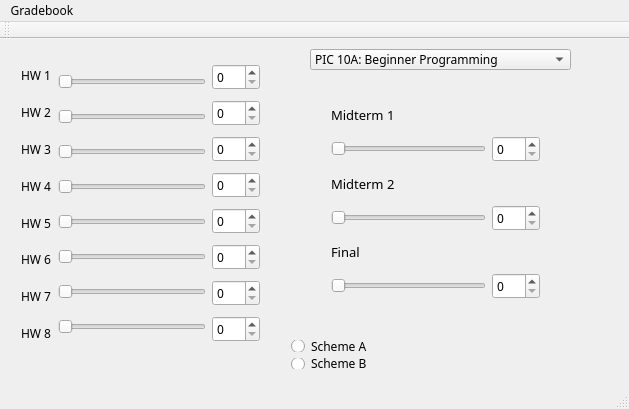
<?xml version="1.0" encoding="UTF-8"?>
<ui version="4.0">
 <class>MainWindow</class>
 <widget class="QMainWindow" name="MainWindow">
  <property name="geometry">
   <rect>
    <x>0</x>
    <y>0</y>
    <width>629</width>
    <height>409</height>
   </rect>
  </property>
  <property name="font">
   <font>
    <family>PT Mono</family>
   </font>
  </property>
  <property name="windowTitle">
   <string>MainWindow</string>
  </property>
  <widget class="QWidget" name="centralWidget">
   <widget class="QComboBox" name="comboBox">
    <property name="geometry">
     <rect>
      <x>310</x>
      <y>10</y>
      <width>261</width>
      <height>21</height>
     </rect>
    </property>
    <item>
     <property name="text">
      <string>PIC 10A: Beginner Programming</string>
     </property>
    </item>
    <item>
     <property name="text">
      <string>PIC 10B: Intermediate Programming</string>
     </property>
    </item>
    <item>
     <property name="text">
      <string>PIC 10C: Advanced Programming</string>
     </property>
    </item>
   </widget>
   <widget class="QWidget" name="">
    <property name="geometry">
     <rect>
      <x>10</x>
      <y>10</y>
      <width>261</width>
      <height>311</height>
     </rect>
    </property>
    <layout class="QHBoxLayout" name="horizontalLayout">
     <item>
      <layout class="QVBoxLayout" name="verticalLayout_3">
       <item>
        <widget class="QLabel" name="label">
         <property name="text">
          <string>HW 1</string>
         </property>
        </widget>
       </item>
       <item>
        <widget class="QLabel" name="label_2">
         <property name="text">
          <string>HW 2</string>
         </property>
        </widget>
       </item>
       <item>
        <widget class="QLabel" name="label_3">
         <property name="text">
          <string>HW 3</string>
         </property>
        </widget>
       </item>
       <item>
        <widget class="QLabel" name="label_4">
         <property name="text">
          <string>HW 4</string>
         </property>
        </widget>
       </item>
       <item>
        <widget class="QLabel" name="label_5">
         <property name="text">
          <string>HW 5</string>
         </property>
        </widget>
       </item>
       <item>
        <widget class="QLabel" name="label_6">
         <property name="text">
          <string>HW 6</string>
         </property>
        </widget>
       </item>
       <item>
        <widget class="QLabel" name="label_7">
         <property name="text">
          <string>HW 7</string>
         </property>
        </widget>
       </item>
       <item>
        <widget class="QLabel" name="label_8">
         <property name="text">
          <string>HW 8</string>
         </property>
        </widget>
       </item>
      </layout>
     </item>
     <item>
      <layout class="QVBoxLayout" name="verticalLayout_2">
       <item>
        <widget class="QSlider" name="horizontalSlider">
         <property name="maximum">
          <number>100</number>
         </property>
         <property name="orientation">
          <enum>Qt::Horizontal</enum>
         </property>
        </widget>
       </item>
       <item>
        <widget class="QSlider" name="horizontalSlider_2">
         <property name="maximum">
          <number>100</number>
         </property>
         <property name="orientation">
          <enum>Qt::Horizontal</enum>
         </property>
        </widget>
       </item>
       <item>
        <widget class="QSlider" name="horizontalSlider_3">
         <property name="maximum">
          <number>100</number>
         </property>
         <property name="orientation">
          <enum>Qt::Horizontal</enum>
         </property>
        </widget>
       </item>
       <item>
        <widget class="QSlider" name="horizontalSlider_4">
         <property name="maximum">
          <number>100</number>
         </property>
         <property name="orientation">
          <enum>Qt::Horizontal</enum>
         </property>
        </widget>
       </item>
       <item>
        <widget class="QSlider" name="horizontalSlider_5">
         <property name="maximum">
          <number>100</number>
         </property>
         <property name="orientation">
          <enum>Qt::Horizontal</enum>
         </property>
        </widget>
       </item>
       <item>
        <widget class="QSlider" name="horizontalSlider_6">
         <property name="maximum">
          <number>100</number>
         </property>
         <property name="orientation">
          <enum>Qt::Horizontal</enum>
         </property>
        </widget>
       </item>
       <item>
        <widget class="QSlider" name="horizontalSlider_7">
         <property name="maximum">
          <number>100</number>
         </property>
         <property name="orientation">
          <enum>Qt::Horizontal</enum>
         </property>
        </widget>
       </item>
       <item>
        <widget class="QSlider" name="horizontalSlider_8">
         <property name="maximum">
          <number>100</number>
         </property>
         <property name="orientation">
          <enum>Qt::Horizontal</enum>
         </property>
        </widget>
       </item>
      </layout>
     </item>
     <item>
      <layout class="QVBoxLayout" name="verticalLayout">
       <item>
        <widget class="QSpinBox" name="spinBox">
         <property name="maximum">
          <number>100</number>
         </property>
        </widget>
       </item>
       <item>
        <widget class="QSpinBox" name="spinBox_2">
         <property name="maximum">
          <number>100</number>
         </property>
        </widget>
       </item>
       <item>
        <widget class="QSpinBox" name="spinBox_3">
         <property name="maximum">
          <number>100</number>
         </property>
        </widget>
       </item>
       <item>
        <widget class="QSpinBox" name="spinBox_4">
         <property name="maximum">
          <number>100</number>
         </property>
        </widget>
       </item>
       <item>
        <widget class="QSpinBox" name="spinBox_5">
         <property name="maximum">
          <number>100</number>
         </property>
        </widget>
       </item>
       <item>
        <widget class="QSpinBox" name="spinBox_6">
         <property name="maximum">
          <number>100</number>
         </property>
        </widget>
       </item>
       <item>
        <widget class="QSpinBox" name="spinBox_7">
         <property name="maximum">
          <number>100</number>
         </property>
        </widget>
       </item>
       <item>
        <widget class="QSpinBox" name="spinBox_8">
         <property name="maximum">
          <number>100</number>
         </property>
        </widget>
       </item>
      </layout>
     </item>
    </layout>
   </widget>
   <widget class="QWidget" name="">
    <property name="geometry">
     <rect>
      <x>320</x>
      <y>50</y>
      <width>231</width>
      <height>221</height>
     </rect>
    </property>
    <layout class="QVBoxLayout" name="verticalLayout_4">
     <item>
      <widget class="QLabel" name="label_9">
       <property name="font">
        <font>
         <pointsize>10</pointsize>
        </font>
       </property>
       <property name="text">
        <string>Midterm 1</string>
       </property>
      </widget>
     </item>
     <item>
      <layout class="QHBoxLayout" name="horizontalLayout_2">
       <item>
        <widget class="QSlider" name="horizontalSlider_9">
         <property name="maximum">
          <number>100</number>
         </property>
         <property name="orientation">
          <enum>Qt::Horizontal</enum>
         </property>
        </widget>
       </item>
       <item>
        <widget class="QSpinBox" name="spinBox_9">
         <property name="maximum">
          <number>100</number>
         </property>
        </widget>
       </item>
      </layout>
     </item>
     <item>
      <widget class="QLabel" name="label_10">
       <property name="font">
        <font>
         <pointsize>10</pointsize>
        </font>
       </property>
       <property name="text">
        <string>Midterm 2</string>
       </property>
      </widget>
     </item>
     <item>
      <layout class="QHBoxLayout" name="horizontalLayout_3">
       <item>
        <widget class="QSlider" name="horizontalSlider_10">
         <property name="maximum">
          <number>100</number>
         </property>
         <property name="orientation">
          <enum>Qt::Horizontal</enum>
         </property>
        </widget>
       </item>
       <item>
        <widget class="QSpinBox" name="spinBox_10">
         <property name="maximum">
          <number>100</number>
         </property>
        </widget>
       </item>
      </layout>
     </item>
     <item>
      <widget class="QLabel" name="label_11">
       <property name="font">
        <font>
         <pointsize>10</pointsize>
        </font>
       </property>
       <property name="text">
        <string>Final</string>
       </property>
      </widget>
     </item>
     <item>
      <layout class="QHBoxLayout" name="horizontalLayout_4">
       <item>
        <widget class="QSlider" name="horizontalSlider_11">
         <property name="maximum">
          <number>100</number>
         </property>
         <property name="orientation">
          <enum>Qt::Horizontal</enum>
         </property>
        </widget>
       </item>
       <item>
        <widget class="QSpinBox" name="spinBox_11">
         <property name="maximum">
          <number>100</number>
         </property>
        </widget>
       </item>
      </layout>
     </item>
    </layout>
   </widget>
   <widget class="QWidget" name="">
    <property name="geometry">
     <rect>
      <x>280</x>
      <y>290</y>
      <width>121</width>
      <height>51</height>
     </rect>
    </property>
    <layout class="QVBoxLayout" name="verticalLayout_5">
     <item>
      <widget class="QRadioButton" name="radioButton">
       <property name="font">
        <font>
         <pointsize>9</pointsize>
        </font>
       </property>
       <property name="text">
        <string>Scheme A</string>
       </property>
      </widget>
     </item>
     <item>
      <widget class="QRadioButton" name="radioButton_2">
       <property name="font">
        <font>
         <pointsize>9</pointsize>
        </font>
       </property>
       <property name="text">
        <string>Scheme B</string>
       </property>
      </widget>
     </item>
    </layout>
   </widget>
   <widget class="QWidget" name="">
    <property name="geometry">
     <rect>
      <x>410</x>
      <y>310</y>
      <width>137</width>
      <height>17</height>
     </rect>
    </property>
    <layout class="QHBoxLayout" name="horizontalLayout_5">
     <item>
      <widget class="QLabel" name="label_12">
       <property name="text">
        <string>Overall Grade: </string>
       </property>
      </widget>
     </item>
     <item>
      <widget class="QLabel" name="label_13">
       <property name="text">
        <string>0</string>
       </property>
      </widget>
     </item>
    </layout>
   </widget>
  </widget>
  <widget class="QMenuBar" name="menuBar">
   <property name="geometry">
    <rect>
     <x>0</x>
     <y>0</y>
     <width>629</width>
     <height>23</height>
    </rect>
   </property>
   <widget class="QMenu" name="menuGradebook">
    <property name="title">
     <string>Gradebook</string>
    </property>
   </widget>
   <addaction name="menuGradebook"/>
  </widget>
  <widget class="QToolBar" name="mainToolBar">
   <attribute name="toolBarArea">
    <enum>TopToolBarArea</enum>
   </attribute>
   <attribute name="toolBarBreak">
    <bool>false</bool>
   </attribute>
  </widget>
  <widget class="QStatusBar" name="statusBar"/>
 </widget>
 <layoutdefault spacing="6" margin="11"/>
 <resources/>
 <connections>
  <connection>
   <sender>horizontalSlider</sender>
   <signal>valueChanged(int)</signal>
   <receiver>spinBox</receiver>
   <slot>setValue(int)</slot>
   <hints>
    <hint type="sourcelabel">
     <x>177</x>
     <y>63</y>
    </hint>
    <hint type="destinationlabel">
     <x>221</x>
     <y>67</y>
    </hint>
   </hints>
  </connection>
  <connection>
   <sender>spinBox</sender>
   <signal>valueChanged(int)</signal>
   <receiver>horizontalSlider</receiver>
   <slot>setValue(int)</slot>
   <hints>
    <hint type="sourcelabel">
     <x>233</x>
     <y>75</y>
    </hint>
    <hint type="destinationlabel">
     <x>153</x>
     <y>68</y>
    </hint>
   </hints>
  </connection>
  <connection>
   <sender>horizontalSlider_2</sender>
   <signal>valueChanged(int)</signal>
   <receiver>spinBox_2</receiver>
   <slot>setValue(int)</slot>
   <hints>
    <hint type="sourcelabel">
     <x>192</x>
     <y>101</y>
    </hint>
    <hint type="destinationlabel">
     <x>258</x>
     <y>112</y>
    </hint>
   </hints>
  </connection>
  <connection>
   <sender>spinBox_2</sender>
   <signal>valueChanged(int)</signal>
   <receiver>horizontalSlider_2</receiver>
   <slot>setValue(int)</slot>
   <hints>
    <hint type="sourcelabel">
     <x>231</x>
     <y>110</y>
    </hint>
    <hint type="destinationlabel">
     <x>165</x>
     <y>105</y>
    </hint>
   </hints>
  </connection>
  <connection>
   <sender>horizontalSlider_3</sender>
   <signal>valueChanged(int)</signal>
   <receiver>spinBox_3</receiver>
   <slot>setValue(int)</slot>
   <hints>
    <hint type="sourcelabel">
     <x>162</x>
     <y>136</y>
    </hint>
    <hint type="destinationlabel">
     <x>241</x>
     <y>149</y>
    </hint>
   </hints>
  </connection>
  <connection>
   <sender>spinBox_3</sender>
   <signal>valueChanged(int)</signal>
   <receiver>horizontalSlider_3</receiver>
   <slot>setValue(int)</slot>
   <hints>
    <hint type="sourcelabel">
     <x>219</x>
     <y>144</y>
    </hint>
    <hint type="destinationlabel">
     <x>173</x>
     <y>144</y>
    </hint>
   </hints>
  </connection>
  <connection>
   <sender>horizontalSlider_4</sender>
   <signal>valueChanged(int)</signal>
   <receiver>spinBox_4</receiver>
   <slot>setValue(int)</slot>
   <hints>
    <hint type="sourcelabel">
     <x>180</x>
     <y>180</y>
    </hint>
    <hint type="destinationlabel">
     <x>235</x>
     <y>185</y>
    </hint>
   </hints>
  </connection>
  <connection>
   <sender>spinBox_4</sender>
   <signal>valueChanged(int)</signal>
   <receiver>horizontalSlider_4</receiver>
   <slot>setValue(int)</slot>
   <hints>
    <hint type="sourcelabel">
     <x>240</x>
     <y>187</y>
    </hint>
    <hint type="destinationlabel">
     <x>158</x>
     <y>177</y>
    </hint>
   </hints>
  </connection>
  <connection>
   <sender>horizontalSlider_5</sender>
   <signal>valueChanged(int)</signal>
   <receiver>spinBox_5</receiver>
   <slot>setValue(int)</slot>
   <hints>
    <hint type="sourcelabel">
     <x>173</x>
     <y>222</y>
    </hint>
    <hint type="destinationlabel">
     <x>223</x>
     <y>227</y>
    </hint>
   </hints>
  </connection>
  <connection>
   <sender>spinBox_6</sender>
   <signal>valueChanged(int)</signal>
   <receiver>horizontalSlider_6</receiver>
   <slot>setValue(int)</slot>
   <hints>
    <hint type="sourcelabel">
     <x>233</x>
     <y>260</y>
    </hint>
    <hint type="destinationlabel">
     <x>189</x>
     <y>259</y>
    </hint>
   </hints>
  </connection>
  <connection>
   <sender>spinBox_7</sender>
   <signal>valueChanged(int)</signal>
   <receiver>horizontalSlider_7</receiver>
   <slot>setValue(int)</slot>
   <hints>
    <hint type="sourcelabel">
     <x>235</x>
     <y>292</y>
    </hint>
    <hint type="destinationlabel">
     <x>171</x>
     <y>293</y>
    </hint>
   </hints>
  </connection>
  <connection>
   <sender>horizontalSlider_8</sender>
   <signal>valueChanged(int)</signal>
   <receiver>spinBox_8</receiver>
   <slot>setValue(int)</slot>
   <hints>
    <hint type="sourcelabel">
     <x>173</x>
     <y>327</y>
    </hint>
    <hint type="destinationlabel">
     <x>234</x>
     <y>333</y>
    </hint>
   </hints>
  </connection>
  <connection>
   <sender>spinBox_8</sender>
   <signal>valueChanged(int)</signal>
   <receiver>horizontalSlider_8</receiver>
   <slot>setValue(int)</slot>
   <hints>
    <hint type="sourcelabel">
     <x>227</x>
     <y>334</y>
    </hint>
    <hint type="destinationlabel">
     <x>179</x>
     <y>329</y>
    </hint>
   </hints>
  </connection>
  <connection>
   <sender>horizontalSlider_7</sender>
   <signal>valueChanged(int)</signal>
   <receiver>spinBox_7</receiver>
   <slot>setValue(int)</slot>
   <hints>
    <hint type="sourcelabel">
     <x>186</x>
     <y>298</y>
    </hint>
    <hint type="destinationlabel">
     <x>221</x>
     <y>300</y>
    </hint>
   </hints>
  </connection>
  <connection>
   <sender>horizontalSlider_6</sender>
   <signal>valueChanged(int)</signal>
   <receiver>spinBox_6</receiver>
   <slot>setValue(int)</slot>
   <hints>
    <hint type="sourcelabel">
     <x>185</x>
     <y>257</y>
    </hint>
    <hint type="destinationlabel">
     <x>219</x>
     <y>261</y>
    </hint>
   </hints>
  </connection>
  <connection>
   <sender>spinBox_5</sender>
   <signal>valueChanged(int)</signal>
   <receiver>horizontalSlider_5</receiver>
   <slot>setValue(int)</slot>
   <hints>
    <hint type="sourcelabel">
     <x>238</x>
     <y>222</y>
    </hint>
    <hint type="destinationlabel">
     <x>161</x>
     <y>218</y>
    </hint>
   </hints>
  </connection>
  <connection>
   <sender>horizontalSlider_9</sender>
   <signal>valueChanged(int)</signal>
   <receiver>spinBox_9</receiver>
   <slot>setValue(int)</slot>
   <hints>
    <hint type="sourcelabel">
     <x>459</x>
     <y>142</y>
    </hint>
    <hint type="destinationlabel">
     <x>521</x>
     <y>143</y>
    </hint>
   </hints>
  </connection>
  <connection>
   <sender>spinBox_10</sender>
   <signal>valueChanged(int)</signal>
   <receiver>horizontalSlider_10</receiver>
   <slot>setValue(int)</slot>
   <hints>
    <hint type="sourcelabel">
     <x>509</x>
     <y>212</y>
    </hint>
    <hint type="destinationlabel">
     <x>467</x>
     <y>216</y>
    </hint>
   </hints>
  </connection>
  <connection>
   <sender>horizontalSlider_11</sender>
   <signal>valueChanged(int)</signal>
   <receiver>spinBox_11</receiver>
   <slot>setValue(int)</slot>
   <hints>
    <hint type="sourcelabel">
     <x>434</x>
     <y>292</y>
    </hint>
    <hint type="destinationlabel">
     <x>510</x>
     <y>297</y>
    </hint>
   </hints>
  </connection>
  <connection>
   <sender>spinBox_11</sender>
   <signal>valueChanged(int)</signal>
   <receiver>horizontalSlider_11</receiver>
   <slot>setValue(int)</slot>
   <hints>
    <hint type="sourcelabel">
     <x>508</x>
     <y>293</y>
    </hint>
    <hint type="destinationlabel">
     <x>467</x>
     <y>288</y>
    </hint>
   </hints>
  </connection>
  <connection>
   <sender>horizontalSlider_10</sender>
   <signal>valueChanged(int)</signal>
   <receiver>spinBox_10</receiver>
   <slot>setValue(int)</slot>
   <hints>
    <hint type="sourcelabel">
     <x>465</x>
     <y>213</y>
    </hint>
    <hint type="destinationlabel">
     <x>513</x>
     <y>217</y>
    </hint>
   </hints>
  </connection>
  <connection>
   <sender>spinBox_9</sender>
   <signal>valueChanged(int)</signal>
   <receiver>horizontalSlider_9</receiver>
   <slot>setValue(int)</slot>
   <hints>
    <hint type="sourcelabel">
     <x>504</x>
     <y>144</y>
    </hint>
    <hint type="destinationlabel">
     <x>468</x>
     <y>142</y>
    </hint>
   </hints>
  </connection>
  <connection>
   <sender>horizontalSlider_8</sender>
   <signal>sliderReleased()</signal>
   <receiver>MainWindow</receiver>
   <slot>changegrade()</slot>
   <hints>
    <hint type="sourcelabel">
     <x>78</x>
     <y>337</y>
    </hint>
    <hint type="destinationlabel">
     <x>78</x>
     <y>356</y>
    </hint>
   </hints>
  </connection>
 </connections>
 <slots>
  <slot>changegrade()</slot>
 </slots>
</ui>
